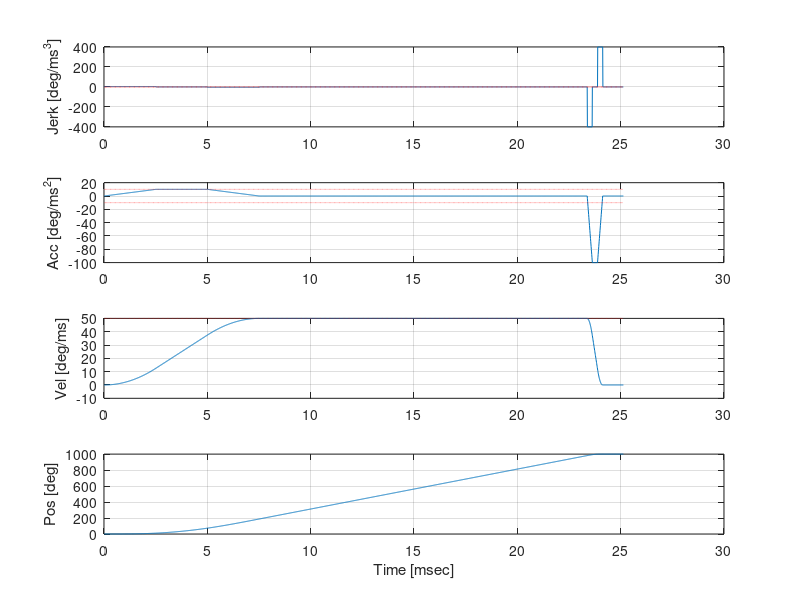

MATLAB code to generate this figure:
%%%%%%%%%%%%%%%%%%%%%%%%%%%%%%%%%%%%%%%%%%%%%%%%%%%%%%%%%%%%%%%%
%% S-curve motion sample program
%% by Keunho Rew 20180521
%%%%%%%%%%%%%%%%%%%%%%%%%%%%%%%%%%%%%%%%%%%%%%%%%%%%%%%%%%%%%%%%
clear all; close all; clc;

%% parameters
betta = 0.5;  % smoothness (0,1]
gamma = 0.1; % asymetricity (0,inf)
dt = 1e-2; % msec
Vmax = 50; % degree/ms^2
Amax = 10; % degree/ms^2
% delta = 360; % degree
delta = 1000; % degree
fname = 'ascurve.txt'; % file name for output

%% calculation
deltaShort = (1+gamma)*betta^2*Vmax^2/Amax;
deltaLong = (1+gamma)*(1+betta)/2*Vmax^2/Amax;
tjs = betta*Vmax/Amax;
tas = (1-betta)*Vmax/Amax;

%% delta case
if delta <= deltaShort
    dcase = 'short';
    tv = 0; 
    ta = 0;
    tj = (tjs/(1+gamma)/Amax*delta)^(1/3);
elseif delta >= deltaLong
    dcase = 'long';
    tj = tjs;
    ta = tas;       %fixed, changed 37_line
    tv = (delta - deltaLong)/Vmax;
else
    dcase = 'medium';
    tj = tjs;
    ta = -1.5*betta*Vmax/Amax + sqrt((betta*Vmax/Amax/2)^2 + (2*delta/Amax/(1+gamma)));  %fixed, changed 32_line
    tv = 0;
end

Jerk = (Amax^2)/(betta*Vmax);

%% time & memory allocation
t1 = tj; t2 = t1 + ta; t3 = t2 + tj;
t4 = t3 + tv;
t5 = t4 + gamma*tj; t6 = t5 + gamma*ta; t7 = t6 + gamma*tj;

len = round((t7 + 1)/dt);
tt = dt.*[1:len]';
jerk = zeros(len,1); acc = zeros(len,1); vel = zeros(len,1); pos = zeros(len,1);

%% loop
kk = 1;
while (kk <= (len-1))
if tt(kk) <= t1
    jerk(kk+1) = Jerk;
    acc(kk+1) = acc(kk) + jerk(kk+1)*dt; 
    vel(kk+1) = vel(kk) + acc(kk+1)*dt; 
    pos(kk+1) = pos(kk) + vel(kk+1)*dt;    
elseif tt(kk) <= t2
    jerk(kk+1) = 0;
    acc(kk+1) = acc(kk); 
    vel(kk+1) = vel(kk) + acc(kk+1)*dt; 
    pos(kk+1) = pos(kk) + vel(kk+1)*dt;    
elseif tt(kk) <= t3
    jerk(kk+1) = -Jerk;
    acc(kk+1) = acc(kk) + jerk(kk+1)*dt; 
    vel(kk+1) = vel(kk) + acc(kk+1)*dt; 
    pos(kk+1) = pos(kk) + vel(kk+1)*dt;    
elseif tt(kk) <= t4
    jerk(kk+1) = 0;
    acc(kk+1) = acc(kk); 
    vel(kk+1) = vel(kk); 
    pos(kk+1) = pos(kk) + vel(kk)*dt;    
elseif tt(kk) <= t5
    jerk(kk+1) = -Jerk/gamma^2;
    acc(kk+1) = acc(kk) + jerk(kk+1)*dt;
    vel(kk+1) = vel(kk) + acc(kk+1)*dt; 
    pos(kk+1) = pos(kk) + vel(kk+1)*dt;    
elseif tt(kk) <= t6
    jerk(kk) = 0;
    acc(kk+1) = acc(kk); 
    vel(kk+1) = vel(kk) + acc(kk+1)*dt; 
    pos(kk+1) = pos(kk) + vel(kk+1)*dt;    
elseif tt(kk) <= t7
    jerk(kk+1) = Jerk/gamma^2;
    acc(kk+1) = acc(kk) + jerk(kk+1)*dt; 
    vel(kk+1) = vel(kk) + acc(kk+1)*dt; 
    pos(kk+1) = pos(kk) + vel(kk+1)*dt;    
else                    % t8
    jerk(kk+1) = 0;
    acc(kk+1) = acc(kk); 
    vel(kk+1) = vel(kk); 
    pos(kk+1) = pos(kk);    
end
    kk = kk + 1;
end

%% plot results
V1 = ones(len,1);

figure(1);
subplot(411); plot(tt,jerk,tt,Jerk.*V1,'r:',tt,-Jerk.*V1,'r:'); grid on; 
    ylabel('Jerk [deg/ms^3]');
subplot(412); plot(tt,acc,tt,Amax.*V1,'r:',tt,-Amax.*V1,'r:'); grid on; 
    ylabel('Acc [deg/ms^2]');
subplot(413); plot(tt,vel,tt,Vmax.*V1,'r:'); grid on; 
    ylabel('Vel [deg/ms]');
subplot(414); plot(tt,pos); grid on; 
    ylabel('Pos [deg]'); xlabel('Time [msec]');

%% print results
    s1 = 'dt=%.2f, t1=%.2f, t2=%.2f, t3=%.2f, t4=%.2f, t5=%.2f, t6=%.2f, t7=%.2f'; 
sprintf(s1,dt,t1,t2,t3,t4,t5,t6,t7)
    s2 = 'delta=%.2f, Amax=%.2f, Vmax=%.2f, betta=%.2f, gamma=%.2f';
sprintf(s2,delta,Amax,Vmax,betta,gamma)

    s3 = '%.2f %.2f %.2f %.2f %.2f \r\n';
fid = fopen(fname,'w');
for kk = 1:len
    fprintf(fid,s3,tt(kk),jerk(kk),acc(kk),vel(kk),pos(kk));
end

fclose(fid);

%%%%%%%%%%%%%%%%%%%%%%%%%%%%%%%%%%%%%%%%%%%%%%%%%%%%%%%%%%%%%%%%
%% end
%%%%%%%%%%%%%%%%%%%%%%%%%%%%%%%%%%%%%%%%%%%%%%%%%%%%%%%%%%%%%%%%
